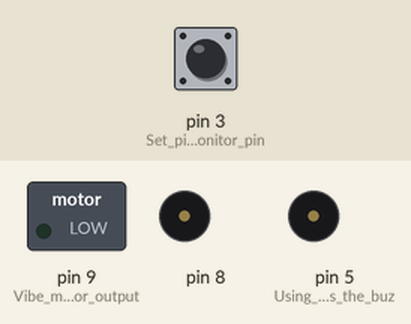
A sketch run on a simulated Arduino Uno, built with avr-gcc and run on an emulated ATmega328P. Shown: switched loads named in the sketch (green lamp = pin HIGH), buzzer (waves = sounding, pin HIGH). Inputs (shaded band) come from the test bench; at power-on: pin 3 (Set_pin_3_as_monitor_pin) LOW.

Above: at 1.2 s.
1.3 s: pin 3 (Set_pin_3_as_monitor_pin) pulled HIGH for 0.15 s
Timing chart, 0 to 4.3 s (numbered marks = the images above; inputs shaded):
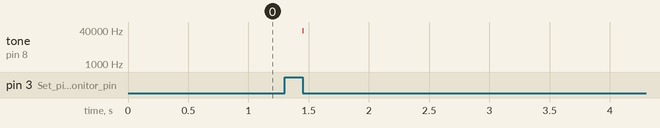

The sketch:

LIDAR-Lite-Glasses.ino
```cpp
/*

LIDAR-Lite Obstacle Avoidance Glasses
Nick Poole @ SparkFun Electronics
Based on original demo code from PulsedLight3D for "continuous PWM" operation of LIDAR-Lite

http://pulsedlight3d.com
http://pulsedlight3d.com/pl3d/wp-content/uploads/2014/11/LIDAR-Lite-Operating-Manual.pdf

You can see this project in action at: http://youtu.be/Qt29I6pTHzE

*/

unsigned long pulse_width;


void setup()
{

  pinMode( 2, OUTPUT ); // Set pin 2 as trigger pin
  digitalWrite( 2, LOW ); // Set trigger LOW for continuous read
  pinMode( 3, INPUT ); // Set pin 3 as monitor pin

  pinMode( 9, OUTPUT ); // Vibe motor output

  pinMode( 5, OUTPUT ); // Using this pin as the buzzer ground
  digitalWrite( 5, LOW ); // Using this pin as the buzzer ground

}

void loop()
{

  pulse_width = pulseIn ( 3, HIGH ); // Count how long the pulse is high in microseconds

  if ( pulse_width != 0 ) {

        pulse_width = pulse_width / 10; // 10usec = 1 cm of distance for LIDAR-Lite

    if ( pulse_width < 80 ) { digitalWrite( 9, HIGH ); // Signal the user w/ vibe motor

    } else { digitalWrite( 9, LOW ); }

  tone( 8, map( pulse_width, 0, 500, 1000, 0 ), 10 ); // Generate Proximity Tone

  }

  delay(20);

}
```

Measured:
- after the input at 1.3 s, tone on pin 8: silent → 36536 Hz after 0.15 s, → silent 0.01 s later
